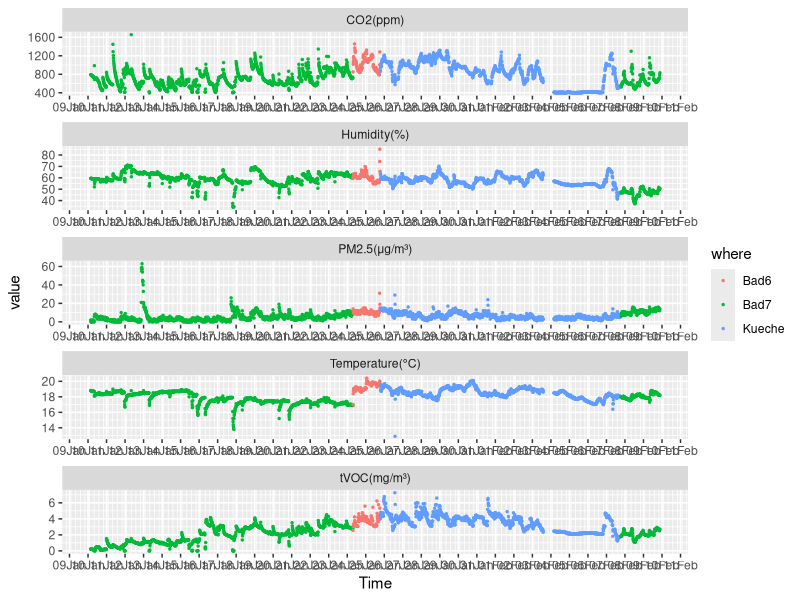

Write the R code that produced this figure.
## ---- chunk 1
#| label: load1
#| message: FALSE
xr = readxl::read_excel("2023-01-09--02-09.xlsx")
xr$Time = as.POSIXct(xr$Time, format = "%d/%m/%Y %H:%M")
xr
dplyr::last(xr$Time)
## ---- chunk 2
#| label: load2
#| message: FALSE
locs = readr::read_csv("locations.csv")
xr$where = factor(NA, levels = sort(unique(locs$where)))
for (i in seq_len(nrow(locs))) {
  end = if (i < nrow(locs)) (locs$start[i+1]) else +Inf
  rg = (xr$Time >= locs$start[i]) & (xr$Time < end) 
  xr$where[rg] = locs$where[i]
}
## ---- chunk 3
xrf = dplyr::filter(xr, (xr$Time - xr$Time[1]) > as.difftime("8", format = "%H"))
## ---- chunk 4
#| label: pivot
library("tidyr")
x = pivot_longer(xrf, cols = !matches("Time|where"))
## ---- chunk 5
#| label: plot
#| fig-dim: !expr c(15, 11)
#| out-width: 160%
library("ggplot2")
ggplot(x, aes(x = Time, y = value, col = where)) + geom_point(size = 0.5) +
  facet_wrap( ~name, ncol = 1, scales = "free") +
  scale_x_datetime(breaks = "1 day", minor_breaks = "6 hours",
                   date_labels = "%d%b")
